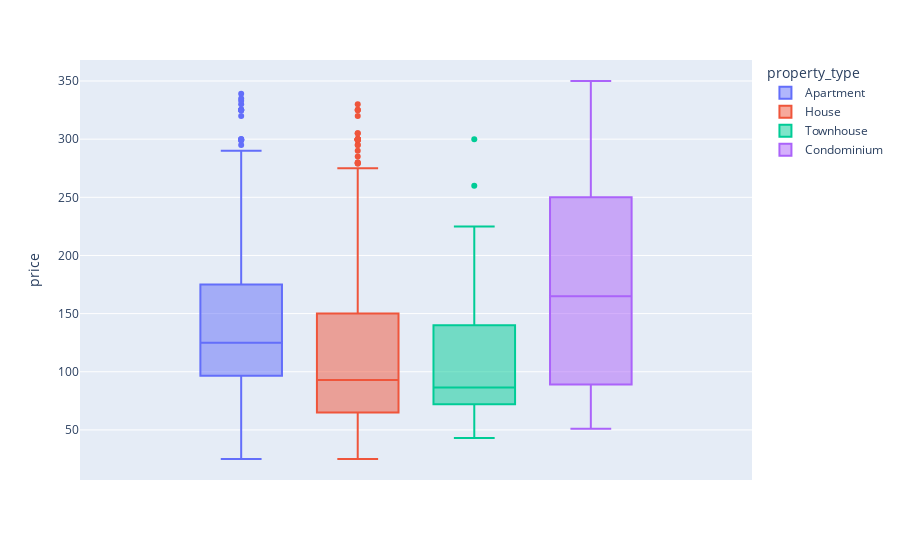

The notebook cell saved with this chart:
### Code cell
fig = px.box(calendario_precio[calendario_precio["date"]=="2016-07-23"], y="price", color="property_type")
fig.show()

### Figure 1 — Plotly figure (JSON) as saved in the notebook; plotly's stock layout.template omitted (floating-point values rounded to 4 significant figures; data arrays with more than 128 entries replaced by an {"elided": "..."} marker saying what was removed)
{"data": [{"alignmentgroup": "True", "hovertemplate": "property_type=Apartment<br>price=%{y}<extra></extra>", "legendgroup": "Apartment", "marker": {"color": "#636efa"}, "name": "Apartment", "notched": false, "offsetgroup": "Apartment", "orientation": "v", "showlegend": true, "type": "box", "x0": " ", "xaxis": "x", "y": {"elided": "724 int values"}, "y0": " ", "yaxis": "y"}, {"alignmentgroup": "True", "hovertemplate": "property_type=House<br>price=%{y}<extra></extra>", "legendgroup": "House", "marker": {"color": "#EF553B"}, "name": "House", "notched": false, "offsetgroup": "House", "orientation": "v", "showlegend": true, "type": "box", "x0": " ", "xaxis": "x", "y": {"elided": "787 int values"}, "y0": " ", "yaxis": "y"}, {"alignmentgroup": "True", "hovertemplate": "property_type=Townhouse<br>price=%{y}<extra></extra>", "legendgroup": "Townhouse", "marker": {"color": "#00cc96"}, "name": "Townhouse", "notched": false, "offsetgroup": "Townhouse", "orientation": "v", "showlegend": true, "type": "box", "x0": " ", "xaxis": "x", "y": [80, 83, 110, 84, 122, 150, 60, 130, 260, 200, 55, 204, 43, 75, 79, 150, 75, 55, 60, 115, 225, 300, 79, 79, 180, 50, 180, 90, 69, 86, 69, 65, 90, 90, 49, 88, 97, 150, 87, 75], "y0": " ", "yaxis": "y"}, {"alignmentgroup": "True", "hovertemplate": "property_type=Condominium<br>price=%{y}<extra></extra>", "legendgroup": "Condominium", "marker": {"color": "#ab63fa"}, "name": "Condominium", "notched": false, "offsetgroup": "Condominium", "orientation": "v", "showlegend": true, "type": "box", "x0": " ", "xaxis": "x", "y": [250, 150, 65, 120, 200, 89, 150, 280, 350, 210, 238, 180, 349, 262, 190, 290, 149, 285, 195, 195, 220, 70, 75, 100, 51, 65, 99, 250, 150, 70, 57, 70, 150, 250], "y0": " ", "yaxis": "y"}], "layout": {"boxmode": "group", "legend": {"title": {"text": "property_type"}, "tracegroupgap": 0}, "margin": {"t": 60}, "xaxis": {"anchor": "y", "domain": [0, 1]}, "yaxis": {"anchor": "x", "domain": [0, 1], "title": {"text": "price"}}}}
